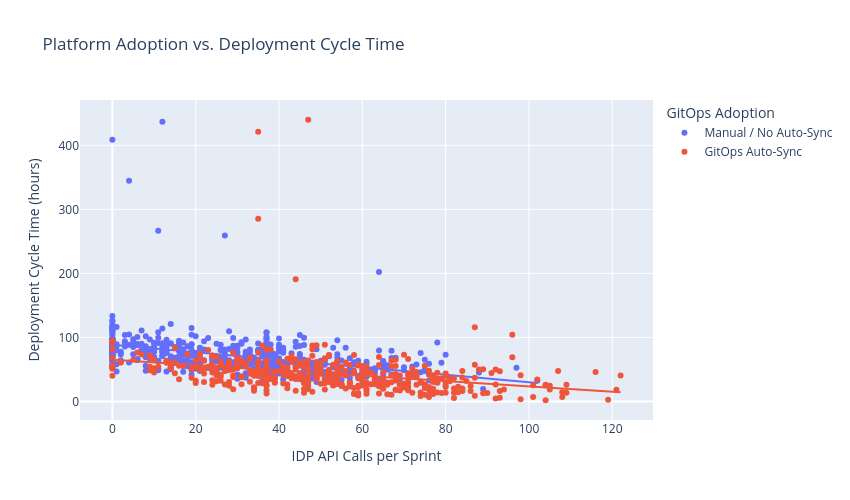

The code cell stored with this chart in its notebook:
### Code cell
df['GitOps_Label'] = df['GitOps_Auto_Sync'].map({0: 'Manual / No Auto-Sync', 1: 'GitOps Auto-Sync'})

fig = px.scatter(
    df, x='IDP_API_Calls', y='Deployment_Cycle_Time', color='GitOps_Label',
    trendline='ols',
    labels={'IDP_API_Calls': 'IDP API Calls per Sprint',
            'Deployment_Cycle_Time': 'Deployment Cycle Time (hours)',
            'GitOps_Label': 'GitOps Adoption'},
    title='Platform Adoption vs. Deployment Cycle Time'
)
fig.update_layout(width=850, height=500)
fig.write_image('data/images/platform_adoption_vs_cycle_time.png', scale=2)
fig.show()

### Figure 1 — Plotly figure (JSON) as saved in the notebook; plotly's stock layout.template omitted (floating-point values rounded to 4 significant figures; data arrays with more than 128 entries replaced by an {"elided": "..."} marker saying what was removed)
{"data": [{"hovertemplate": "GitOps Adoption=Manual / No Auto-Sync<br>IDP API Calls per Sprint=%{x}<br>Deployment Cycle Time (hours)=%{y}<extra></extra>", "legendgroup": "Manual / No Auto-Sync", "marker": {"color": "#636efa", "symbol": "circle"}, "mode": "markers", "name": "Manual / No Auto-Sync", "orientation": "v", "showlegend": true, "type": "scatter", "x": {"elided": "550 float values"}, "xaxis": "x", "y": {"elided": "550 float values"}, "yaxis": "y"}, {"hovertemplate": "<b>OLS trendline</b><br>Deployment_Cycle_Time = -0.582658 * IDP_API_Calls + 88.5551<br>R<sup>2</sup>=0.135151<br><br>GitOps Adoption=Manual / No Auto-Sync<br>IDP API Calls per Sprint=%{x}<br>Deployment Cycle Time (hours)=%{y} <b>(trend)</b><extra></extra>", "legendgroup": "Manual / No Auto-Sync", "marker": {"color": "#636efa", "symbol": "circle"}, "mode": "lines", "name": "Manual / No Auto-Sync", "showlegend": false, "type": "scatter", "x": {"elided": "550 float values"}, "xaxis": "x", "y": {"elided": "550 float values"}, "yaxis": "y"}, {"hovertemplate": "GitOps Adoption=GitOps Auto-Sync<br>IDP API Calls per Sprint=%{x}<br>Deployment Cycle Time (hours)=%{y}<extra></extra>", "legendgroup": "GitOps Auto-Sync", "marker": {"color": "#EF553B", "symbol": "circle"}, "mode": "markers", "name": "GitOps Auto-Sync", "orientation": "v", "showlegend": true, "type": "scatter", "x": {"elided": "450 float values"}, "xaxis": "x", "y": {"elided": "450 float values"}, "yaxis": "y"}, {"hovertemplate": "<b>OLS trendline</b><br>Deployment_Cycle_Time = -0.41584 * IDP_API_Calls + 65.3251<br>R<sup>2</sup>=0.086448<br><br>GitOps Adoption=GitOps Auto-Sync<br>IDP API Calls per Sprint=%{x}<br>Deployment Cycle Time (hours)=%{y} <b>(trend)</b><extra></extra>", "legendgroup": "GitOps Auto-Sync", "marker": {"color": "#EF553B", "symbol": "circle"}, "mode": "lines", "name": "GitOps Auto-Sync", "showlegend": false, "type": "scatter", "x": {"elided": "450 float values"}, "xaxis": "x", "y": {"elided": "450 float values"}, "yaxis": "y"}], "layout": {"height": 500, "legend": {"title": {"text": "GitOps Adoption"}, "tracegroupgap": 0}, "title": {"text": "Platform Adoption vs. Deployment Cycle Time"}, "width": 850, "xaxis": {"anchor": "y", "domain": [0.0, 1.0], "title": {"text": "IDP API Calls per Sprint"}}, "yaxis": {"anchor": "x", "domain": [0.0, 1.0], "title": {"text": "Deployment Cycle Time (hours)"}}}}
